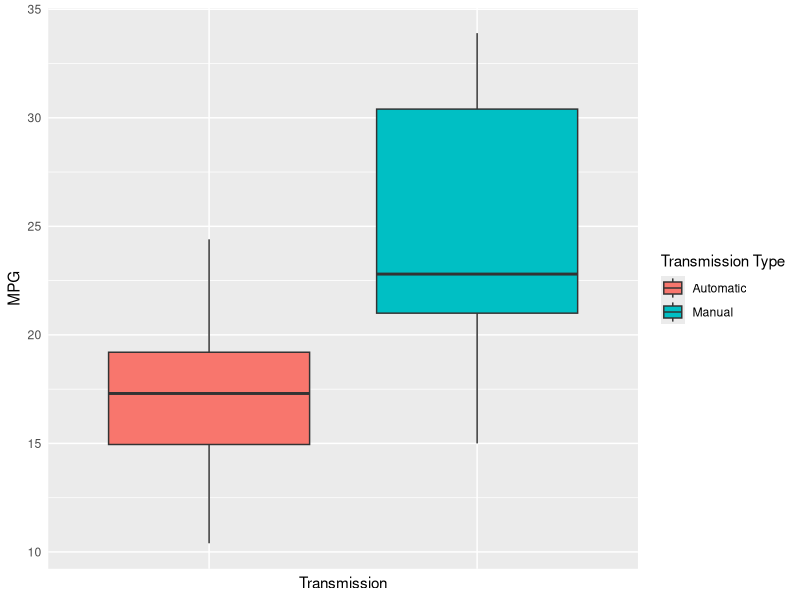

Reproduce this figure in R.
## ---- chunk 1
library(ggplot2)
data(mtcars)

g <- ggplot(mtcars, aes(x = factor(am), y = mpg)) + 
     geom_boxplot(aes(fill=factor(am))) + 
     labs(x = 'Transmission', y = 'MPG') + 
     scale_fill_discrete(name='Transmission Type',
                         breaks=c('0', '1'),
                         labels=c('Automatic', 'Manual')) +
     theme(axis.ticks = element_blank(), axis.text.x = element_blank())
g
